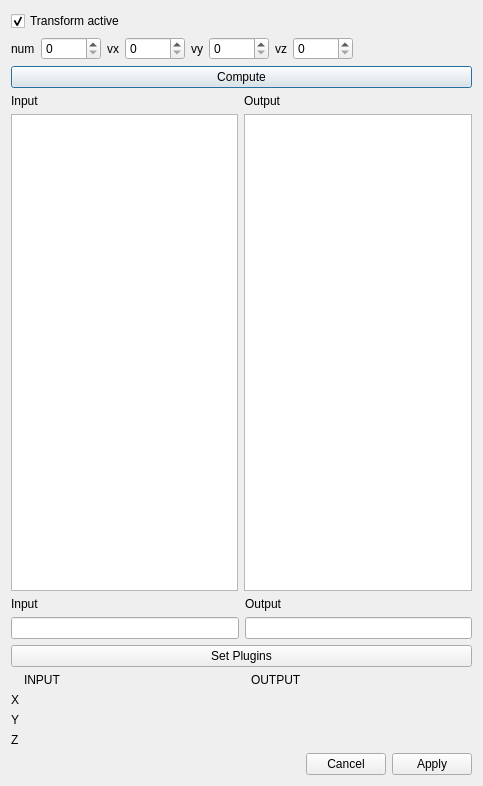
<?xml version="1.0" encoding="UTF-8"?>
<ui version="4.0">
 <class>TransformWidget</class>
 <widget class="QDialog" name="TransformWidget">
  <property name="geometry">
   <rect>
    <x>0</x>
    <y>0</y>
    <width>483</width>
    <height>786</height>
   </rect>
  </property>
  <property name="font">
   <font>
    <pointsize>9</pointsize>
   </font>
  </property>
  <property name="windowTitle">
   <string>Transform</string>
  </property>
  <layout class="QVBoxLayout" name="verticalLayout_6" stretch="0,0,0,10,0,0,0,0">
   <item>
    <widget class="QCheckBox" name="activate">
     <property name="text">
      <string>Transform active</string>
     </property>
     <property name="checked">
      <bool>true</bool>
     </property>
    </widget>
   </item>
   <item>
    <layout class="QHBoxLayout" name="horizontalLayout_2" stretch="0,0,0,0,10">
     <item>
      <layout class="QHBoxLayout" name="horizontalLayout_9" stretch="1,3">
       <item>
        <widget class="QLabel" name="label_9">
         <property name="minimumSize">
          <size>
           <width>0</width>
           <height>0</height>
          </size>
         </property>
         <property name="maximumSize">
          <size>
           <width>40</width>
           <height>100000</height>
          </size>
         </property>
         <property name="text">
          <string>num</string>
         </property>
        </widget>
       </item>
       <item>
        <widget class="QSpinBox" name="num">
         <property name="minimumSize">
          <size>
           <width>60</width>
           <height>0</height>
          </size>
         </property>
         <property name="maximumSize">
          <size>
           <width>40</width>
           <height>16777215</height>
          </size>
         </property>
        </widget>
       </item>
      </layout>
     </item>
     <item>
      <layout class="QHBoxLayout" name="horizontalLayout_10" stretch="1,3">
       <item>
        <widget class="QLabel" name="label_10">
         <property name="minimumSize">
          <size>
           <width>0</width>
           <height>0</height>
          </size>
         </property>
         <property name="maximumSize">
          <size>
           <width>40</width>
           <height>100000</height>
          </size>
         </property>
         <property name="text">
          <string>vx</string>
         </property>
        </widget>
       </item>
       <item>
        <widget class="QSpinBox" name="vx">
         <property name="minimumSize">
          <size>
           <width>60</width>
           <height>0</height>
          </size>
         </property>
         <property name="maximumSize">
          <size>
           <width>40</width>
           <height>16777215</height>
          </size>
         </property>
        </widget>
       </item>
      </layout>
     </item>
     <item>
      <layout class="QHBoxLayout" name="horizontalLayout_11" stretch="1,3">
       <item>
        <widget class="QLabel" name="label_11">
         <property name="minimumSize">
          <size>
           <width>0</width>
           <height>0</height>
          </size>
         </property>
         <property name="maximumSize">
          <size>
           <width>40</width>
           <height>100000</height>
          </size>
         </property>
         <property name="text">
          <string>vy</string>
         </property>
        </widget>
       </item>
       <item>
        <widget class="QSpinBox" name="vy">
         <property name="minimumSize">
          <size>
           <width>60</width>
           <height>0</height>
          </size>
         </property>
         <property name="maximumSize">
          <size>
           <width>40</width>
           <height>16777215</height>
          </size>
         </property>
        </widget>
       </item>
      </layout>
     </item>
     <item>
      <layout class="QHBoxLayout" name="horizontalLayout_12" stretch="1,3">
       <item>
        <widget class="QLabel" name="label_12">
         <property name="minimumSize">
          <size>
           <width>0</width>
           <height>0</height>
          </size>
         </property>
         <property name="maximumSize">
          <size>
           <width>40</width>
           <height>100000</height>
          </size>
         </property>
         <property name="text">
          <string>vz</string>
         </property>
        </widget>
       </item>
       <item>
        <widget class="QSpinBox" name="vz">
         <property name="minimumSize">
          <size>
           <width>60</width>
           <height>0</height>
          </size>
         </property>
         <property name="maximumSize">
          <size>
           <width>40</width>
           <height>16777215</height>
          </size>
         </property>
        </widget>
       </item>
      </layout>
     </item>
     <item>
      <spacer name="horizontalSpacer_2">
       <property name="orientation">
        <enum>Qt::Vertical</enum>
       </property>
       <property name="sizeHint" stdset="0">
        <size>
         <width>40</width>
         <height>20</height>
        </size>
       </property>
      </spacer>
     </item>
    </layout>
   </item>
   <item>
    <widget class="QPushButton" name="Compute">
     <property name="text">
      <string>Compute</string>
     </property>
    </widget>
   </item>
   <item>
    <layout class="QHBoxLayout" name="horizontalLayout_13">
     <item>
      <layout class="QVBoxLayout" name="verticalLayout_2">
       <item>
        <widget class="QLabel" name="inputLabel">
         <property name="text">
          <string>Input</string>
         </property>
        </widget>
       </item>
       <item>
        <widget class="QListWidget" name="InputList"/>
       </item>
      </layout>
     </item>
     <item>
      <layout class="QVBoxLayout" name="verticalLayout_3">
       <item>
        <widget class="QLabel" name="outputLabel">
         <property name="text">
          <string>Output</string>
         </property>
        </widget>
       </item>
       <item>
        <widget class="QListWidget" name="OutputList"/>
       </item>
      </layout>
     </item>
    </layout>
   </item>
   <item>
    <layout class="QHBoxLayout" name="horizontalLayout">
     <item>
      <layout class="QVBoxLayout" name="verticalLayout_4">
       <item>
        <widget class="QLabel" name="label">
         <property name="text">
          <string>Input</string>
         </property>
        </widget>
       </item>
       <item>
        <widget class="QLineEdit" name="input_plugin">
         <property name="maximumSize">
          <size>
           <width>16777215</width>
           <height>16777215</height>
          </size>
         </property>
        </widget>
       </item>
      </layout>
     </item>
     <item>
      <layout class="QVBoxLayout" name="verticalLayout_5">
       <item>
        <widget class="QLabel" name="label_2">
         <property name="text">
          <string>Output</string>
         </property>
        </widget>
       </item>
       <item>
        <widget class="QLineEdit" name="output_plugin">
         <property name="maximumSize">
          <size>
           <width>16777215</width>
           <height>16777215</height>
          </size>
         </property>
        </widget>
       </item>
      </layout>
     </item>
    </layout>
   </item>
   <item>
    <widget class="QPushButton" name="set_plugins">
     <property name="text">
      <string>Set Plugins</string>
     </property>
    </widget>
   </item>
   <item>
    <layout class="QVBoxLayout" name="verticalLayout">
     <item>
      <layout class="QHBoxLayout" name="input_output_x_2" stretch="0,5,5">
       <item>
        <widget class="QLabel" name="label_and_7">
         <property name="text">
          <string/>
         </property>
        </widget>
       </item>
       <item>
        <widget class="QLabel" name="label_x_input_2">
         <property name="text">
          <string>INPUT</string>
         </property>
        </widget>
       </item>
       <item>
        <widget class="QLabel" name="label_x_output_2">
         <property name="text">
          <string>OUTPUT</string>
         </property>
        </widget>
       </item>
      </layout>
     </item>
     <item>
      <layout class="QHBoxLayout" name="input_output_x" stretch="0,5,5">
       <item>
        <widget class="QLabel" name="label_x">
         <property name="text">
          <string>X</string>
         </property>
        </widget>
       </item>
       <item>
        <widget class="QLabel" name="label_x_input">
         <property name="text">
          <string/>
         </property>
        </widget>
       </item>
       <item>
        <widget class="QLabel" name="label_x_output">
         <property name="text">
          <string/>
         </property>
        </widget>
       </item>
      </layout>
     </item>
     <item>
      <layout class="QHBoxLayout" name="input_output_y" stretch="0,5,5">
       <item>
        <widget class="QLabel" name="label_y">
         <property name="text">
          <string>Y</string>
         </property>
        </widget>
       </item>
       <item>
        <widget class="QLabel" name="label_y_input">
         <property name="text">
          <string/>
         </property>
        </widget>
       </item>
       <item>
        <widget class="QLabel" name="label_y_output">
         <property name="text">
          <string/>
         </property>
        </widget>
       </item>
      </layout>
     </item>
     <item>
      <layout class="QHBoxLayout" name="input_output_z" stretch="0,5,5">
       <item>
        <widget class="QLabel" name="label_z">
         <property name="text">
          <string>Z</string>
         </property>
        </widget>
       </item>
       <item>
        <widget class="QLabel" name="label_z_input">
         <property name="text">
          <string/>
         </property>
        </widget>
       </item>
       <item>
        <widget class="QLabel" name="label_z_output">
         <property name="text">
          <string/>
         </property>
        </widget>
       </item>
      </layout>
     </item>
    </layout>
   </item>
   <item>
    <layout class="QHBoxLayout" name="horizontalLayout_14" stretch="10,0,0">
     <item>
      <spacer name="horizontalSpacer_10">
       <property name="orientation">
        <enum>Qt::Vertical</enum>
       </property>
       <property name="sizeHint" stdset="0">
        <size>
         <width>100</width>
         <height>0</height>
        </size>
       </property>
      </spacer>
     </item>
     <item>
      <widget class="QPushButton" name="Cancel">
       <property name="text">
        <string>Cancel</string>
       </property>
      </widget>
     </item>
     <item>
      <widget class="QPushButton" name="Apply">
       <property name="text">
        <string>Apply</string>
       </property>
      </widget>
     </item>
    </layout>
   </item>
  </layout>
 </widget>
 <tabstops>
  <tabstop>num</tabstop>
  <tabstop>vx</tabstop>
  <tabstop>vy</tabstop>
  <tabstop>vz</tabstop>
  <tabstop>Compute</tabstop>
  <tabstop>InputList</tabstop>
  <tabstop>OutputList</tabstop>
  <tabstop>Cancel</tabstop>
  <tabstop>Apply</tabstop>
  <tabstop>activate</tabstop>
 </tabstops>
 <resources/>
 <connections>
  <connection>
   <sender>Compute</sender>
   <signal>clicked()</signal>
   <receiver>TransformWidget</receiver>
   <slot>compute()</slot>
   <hints>
    <hint type="sourcelabel">
     <x>74</x>
     <y>85</y>
    </hint>
    <hint type="destinationlabel">
     <x>526</x>
     <y>115</y>
    </hint>
   </hints>
  </connection>
  <connection>
   <sender>activate</sender>
   <signal>toggled(bool)</signal>
   <receiver>TransformWidget</receiver>
   <slot>activate(bool)</slot>
   <hints>
    <hint type="sourcelabel">
     <x>18</x>
     <y>21</y>
    </hint>
    <hint type="destinationlabel">
     <x>531</x>
     <y>52</y>
    </hint>
   </hints>
  </connection>
  <connection>
   <sender>InputList</sender>
   <signal>currentRowChanged(int)</signal>
   <receiver>TransformWidget</receiver>
   <slot>change_row_column()</slot>
   <hints>
    <hint type="sourcelabel">
     <x>116</x>
     <y>415</y>
    </hint>
    <hint type="destinationlabel">
     <x>-15</x>
     <y>568</y>
    </hint>
   </hints>
  </connection>
  <connection>
   <sender>OutputList</sender>
   <signal>currentRowChanged(int)</signal>
   <receiver>TransformWidget</receiver>
   <slot>change_row_column()</slot>
   <hints>
    <hint type="sourcelabel">
     <x>399</x>
     <y>389</y>
    </hint>
    <hint type="destinationlabel">
     <x>522</x>
     <y>572</y>
    </hint>
   </hints>
  </connection>
  <connection>
   <sender>Cancel</sender>
   <signal>clicked()</signal>
   <receiver>TransformWidget</receiver>
   <slot>reject()</slot>
   <hints>
    <hint type="sourcelabel">
     <x>386</x>
     <y>775</y>
    </hint>
    <hint type="destinationlabel">
     <x>402</x>
     <y>787</y>
    </hint>
   </hints>
  </connection>
  <connection>
   <sender>Apply</sender>
   <signal>clicked()</signal>
   <receiver>TransformWidget</receiver>
   <slot>accept()</slot>
   <hints>
    <hint type="sourcelabel">
     <x>472</x>
     <y>775</y>
    </hint>
    <hint type="destinationlabel">
     <x>485</x>
     <y>788</y>
    </hint>
   </hints>
  </connection>
  <connection>
   <sender>set_plugins</sender>
   <signal>clicked()</signal>
   <receiver>TransformWidget</receiver>
   <slot>set_plugins()</slot>
   <hints>
    <hint type="sourcelabel">
     <x>191</x>
     <y>645</y>
    </hint>
    <hint type="destinationlabel">
     <x>192</x>
     <y>801</y>
    </hint>
   </hints>
  </connection>
 </connections>
 <slots>
  <slot>compute()</slot>
  <slot>activate(bool)</slot>
  <slot>change_row_column()</slot>
  <slot>set_plugins()</slot>
  <slot>generate_input_and_output()</slot>
 </slots>
</ui>
